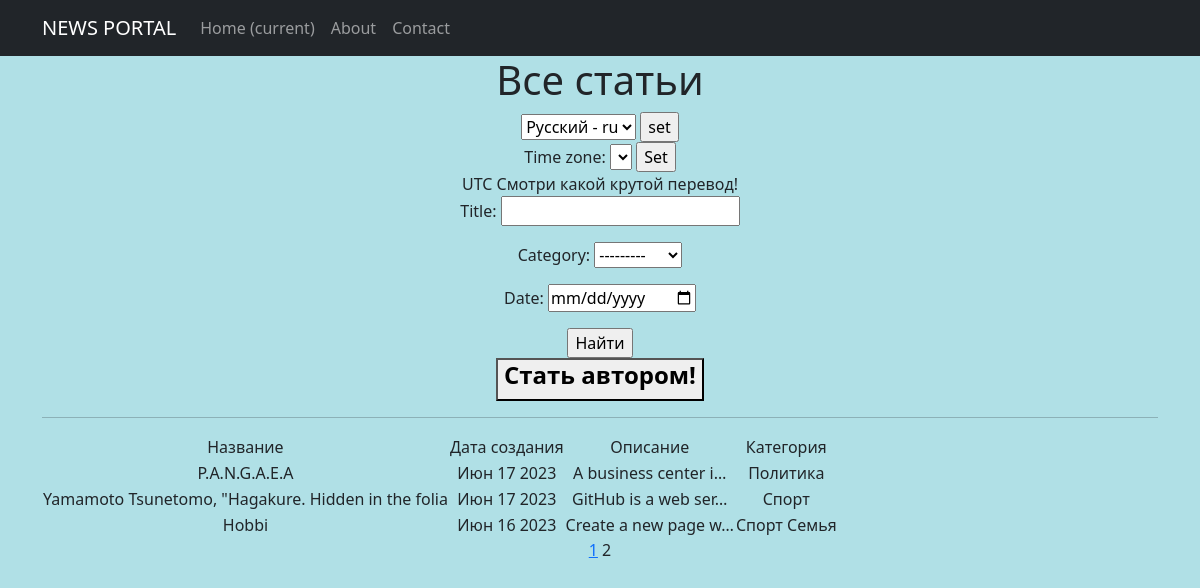
Screenshot of /news/?page=2 with the database file from the repository.
### news/models.py (models this page shows, shortened)
class Post(models.Model):
    author = models.ForeignKey(Author, on_delete=models.CASCADE)
    NEWS = 'NW'
    ARTICLE = 'AR'
    CATEGORY_CHOICES = [
        (NEWS, 'Новость'),
        (ARTICLE, 'Статья'),
    ]
    categoryType = models.CharField(max_length=2, choices=CATEGORY_CHOICES, default=ARTICLE)
    name = models.CharField(max_length=50, unique=True)
    description = models.TextField()
    createDate = models.DateTimeField(auto_now_add=True)
    rating = models.IntegerField(default=0)
    category = models.ManyToManyField(Category, through = 'PostCategory')
    verbose_name = pgettext_lazy('help text for MyModel model', 'This is the help text'),

class Category(models.Model):
    name = models.CharField(max_length=100, unique=True, help_text=_('category name'))
    subscribers = models.ManyToManyField(User, related_name='categories')

### news/views.py (the view)
# urls.py: path('', PostList.as_view(), name='post_list'),
class PostList(ListView):
    model = Post
    ordering = '-createDate'
    template_name = 'posts.html'
    context_object_name = 'posts'
    paginate_by = 5
    def get_queryset(self):
        queryset = super().get_queryset()
        self.filterset = PostFilter(self.request.GET, queryset)
        return self.filterset.qs
    def get_context_data(self, **kwargs):
        context = super().get_context_data(**kwargs)
        context['time_now'] = datetime.utcnow()
        context['filterset'] = self.filterset
        return context

### news/templatetags/custom_filters.py (called while the page is built)
@register.filter()
def tsenzor(value):
    bad_words = ['cat', 'dog', 'opinion']
    for i in bad_words:
        value = value.replace(str(i), i[0] + '*' * (len(i) - 1))
    return value

### news/templatetags/custom_tags.py (called while the page is built)
@register.simple_tag(takes_context=True)
def url_replace(context, **kwargs):
   d = context['request'].GET.copy()
   for k, v in kwargs.items():
       d[k] = v
   return d.urlencode()

### templates/posts.html (shortened to what this page needs)
{% extends 'flatpages/default.html' %}
{% load custom_filters %}
{% load custom_tags %}
{% load i18n %}
{% load tz %}
{% block content %}
   <h1>Все статьи</h1>
<html lang="en">
    <head>
    </head>
    <body>
        <form action="{% url 'set_language' %}" method="POST"> {% csrf_token %}
                {% get_current_language as LANGUAGE_CODE %}
             <select name="language" id="">
                 {% get_available_languages as LANGUAGES %}
                    {% get_language_info_list for LANGUAGES as languages %}
                     {% for language in languages %}
                        <option value="{{ language.code }}" {% if language.code == LANGUAGE_CODE %} selected {% endif %}>
                         {{ language.name_local }} - {{ language.code }}
                        </option>
                    {% endfor %}
             </select>
                <input type="submit" value="set">
         </form>
 {% get_current_timezone as TIME_ZONE %}
    <form action="" method="POST">
        <label for="timezone">Time zone:</label>
        <select name="timezone">
        </select>
        <input type="submit" value="Set">
    </form>
    {{ TIME_ZONE }}
</body>
</html>
    {% trans "Check out my new cool translation" %}!
</body>
</html>
     <form action="" method="get">
       {{ filterset.form.as_p }}
       <input type="submit" value="Найти" />
   </form>
{% if not is_author %}
<button>
    <a class="nav-link" href="{% url 'account_upgrade' %}">
        <h4><strong>Стать автором!</strong></h4>
    </a>
</button>
{% endif %}
   <hr>
   {% if posts %}
       <table>
           <tr>
               <td>Название</td>
               <td>Дата создания</td>
               <td>Описание</td>
               <td>Категория</td>
           </tr>
           {% for post in posts %}
           <tr>
               <td>{{ post.name|tsenzor }}</td>
               <td>{{ post.createDate|date:'M d Y' }}</td>
               <td>{{ post.description|truncatechars:20|tsenzor}}</td>
               <td>
                    {% for cat in post.category.all %}
                        {{ cat.name }}
                    {% endfor %}
                </td>
           </tr>
           {% endfor %}
       </table>
   {% else %}
       <h2> Новостей нет!</h2>
   {% endif %}
   {% if page_obj.has_previous %}
       <a href="?{% url_replace page=1 %}">1</a>
   {% endif %}
   {{ page_obj.number }}
{% endblock content %}

### rows the page displays
Post: name|tsenzor "P.A.N.G.A.E.A", createDate "Июн 17 2023", description|tsenzor "A business center i…"
Category: name "Политика"
Post: name|tsenzor "Yamamoto Tsunetomo, \"Hagakure. Hidden in the folia", createDate "Июн 17 2023", description|tsenzor "GitHub is a web ser…"
Category: name "Спорт"
Post: name|tsenzor "Hobbi", createDate "Июн 16 2023", description|tsenzor "Create a new page w…"
Category: name "Семья"

### other values shown
{{ TIME_ZONE }} "UTC"
{{ page_obj.number }} "2"
form field language "Русский - ru"
